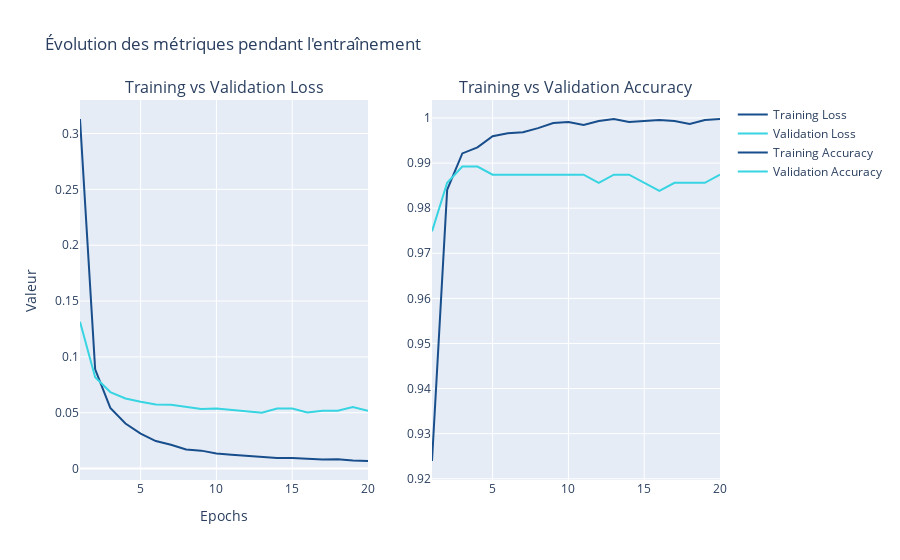

This figure's notebook cell:
### Markdown cell above
### 3. Visualisation des performances

### Code cell
# Visualisation des courbes de Loss et d'Accuracy

epochs_range = list(range(1, len(history["train_loss"]) + 1))

# Création des sous-graphes : 1 ligne, 2 colonnes
fig = make_subplots(
    rows=1, cols=2,
    subplot_titles=("Training vs Validation Loss", "Training vs Validation Accuracy")
)

# --- Graphe Loss ---
fig.add_trace(go.Scatter(
    x=epochs_range, y=history["train_loss"],
    name="Training Loss", mode="lines",
    line=dict(color='#184e8b')
), row=1, col=1)

fig.add_trace(go.Scatter(
    x=epochs_range, y=history["val_loss"],
    name="Validation Loss", mode="lines",
    line=dict(color='#37d4e1')
), row=1, col=1)

# --- Graphe Accuracy ---
fig.add_trace(go.Scatter(
    x=epochs_range, y=history["train_acc"],
    name="Training Accuracy", mode="lines",
    line=dict(color='#184e8b')
), row=1, col=2)

fig.add_trace(go.Scatter(
    x=epochs_range, y=history["val_acc"],
    name="Validation Accuracy", mode="lines",
    line=dict(color='#37d4e1')
), row=1, col=2)

# Mise en forme
fig.update_layout(
    title="Évolution des métriques pendant l'entraînement",
    xaxis_title="Epochs",
    yaxis_title="Valeur",
    showlegend=True
)

fig.show()

### Figure 1 — Plotly figure (JSON) as saved in the notebook; plotly's stock layout.template omitted (floating-point values rounded to 4 significant figures)
{"data": [{"line": {"color": "#184e8b"}, "mode": "lines", "name": "Training Loss", "type": "scatter", "x": [1, 2, 3, 4, 5, 6, 7, 8, 9, 10, 11, 12, 13, 14, 15, 16, 17, 18, 19, 20], "xaxis": "x", "y": [0.313, 0.08881, 0.0543, 0.0403, 0.03129, 0.02462, 0.02131, 0.01714, 0.01604, 0.01358, 0.01236, 0.01151, 0.01088, 0.009536, 0.009485, 0.008537, 0.008109, 0.008262, 0.007108, 0.006766], "yaxis": "y"}, {"line": {"color": "#37d4e1"}, "mode": "lines", "name": "Validation Loss", "type": "scatter", "x": [1, 2, 3, 4, 5, 6, 7, 8, 9, 10, 11, 12, 13, 14, 15, 16, 17, 18, 19, 20], "xaxis": "x", "y": [0.1315, 0.08175, 0.06848, 0.0628, 0.0599, 0.05742, 0.05721, 0.05494, 0.05332, 0.05369, 0.05253, 0.05133, 0.04998, 0.05378, 0.05367, 0.05027, 0.0518, 0.05185, 0.05511, 0.05184], "yaxis": "y"}, {"line": {"color": "#184e8b"}, "mode": "lines", "name": "Training Accuracy", "type": "scatter", "x": [1, 2, 3, 4, 5, 6, 7, 8, 9, 10, 11, 12, 13, 14, 15, 16, 17, 18, 19, 20], "xaxis": "x2", "y": [0.9239, 0.9841, 0.9921, 0.9935, 0.996, 0.9966, 0.9969, 0.9978, 0.9989, 0.9991, 0.9984, 0.9993, 0.9998, 0.9991, 0.9993, 0.9996, 0.9993, 0.9987, 0.9996, 0.9998], "yaxis": "y2"}, {"line": {"color": "#37d4e1"}, "mode": "lines", "name": "Validation Accuracy", "type": "scatter", "x": [1, 2, 3, 4, 5, 6, 7, 8, 9, 10, 11, 12, 13, 14, 15, 16, 17, 18, 19, 20], "xaxis": "x2", "y": [0.9749, 0.9856, 0.9892, 0.9892, 0.9874, 0.9874, 0.9874, 0.9874, 0.9874, 0.9874, 0.9874, 0.9856, 0.9874, 0.9874, 0.9856, 0.9838, 0.9856, 0.9856, 0.9856, 0.9874], "yaxis": "y2"}], "layout": {"annotations": [{"font": {"size": 16}, "showarrow": false, "text": "Training vs Validation Loss", "x": 0.225, "xanchor": "center", "xref": "paper", "y": 1, "yanchor": "bottom", "yref": "paper"}, {"font": {"size": 16}, "showarrow": false, "text": "Training vs Validation Accuracy", "x": 0.775, "xanchor": "center", "xref": "paper", "y": 1, "yanchor": "bottom", "yref": "paper"}], "showlegend": true, "title": {"text": "Évolution des métriques pendant l'entraînement"}, "xaxis": {"anchor": "y", "domain": [0, 0.45], "title": {"text": "Epochs"}}, "xaxis2": {"anchor": "y2", "domain": [0.55, 1]}, "yaxis": {"anchor": "x", "domain": [0, 1], "title": {"text": "Valeur"}}, "yaxis2": {"anchor": "x2", "domain": [0, 1]}}}
